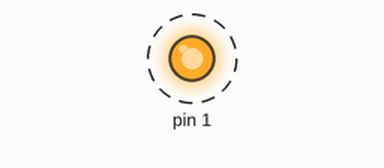
Recording of a sketch running on a simulated Arduino Uno, built with avr-gcc and run on an emulated ATmega328P. Parts: output pins drawn as LEDs (lit = HIGH). Dashed ring = blinking.

Above: at 0.02 s.
Timing chart, 0 to 3.0 s (numbered marks = the images above):
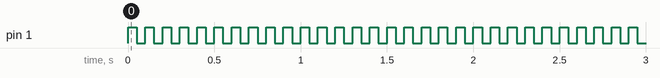

The sketch:

EJEM001.ino
```cpp
void setup() {
  // initialize digital pin LED_BUILTIN as an output.
  pinMode(1, OUTPUT);
}

// the loop function runs over and over again forever
void loop() {
  digitalWrite(1, HIGH);   // turn the LED on (HIGH is the voltage level)
  delay(50);                       // wait for a second
  digitalWrite(1, LOW);    // turn the LED off by making the voltage LOW
  delay(50);                       // wait for a second
}
```

Measured:
- by itself, pin 1: alternates HIGH for 0.05 s and LOW for 0.05 s
